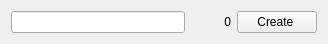
<?xml version="1.0" encoding="UTF-8"?>
<ui version="4.0">
 <class>Form</class>
 <widget class="QWidget" name="Form">
  <property name="geometry">
   <rect>
    <x>0</x>
    <y>0</y>
    <width>328</width>
    <height>43</height>
   </rect>
  </property>
  <property name="windowTitle">
   <string>Form</string>
  </property>
  <layout class="QHBoxLayout" name="horizontalLayout">
   <item>
    <widget class="QLineEdit" name="le_category_name">
     <property name="toolTip">
      <string>&lt;html&gt;&lt;head/&gt;&lt;body&gt;&lt;p&gt;Name of the category / classe&lt;/p&gt;&lt;/body&gt;&lt;/html&gt;</string>
     </property>
    </widget>
   </item>
   <item>
    <widget class="QLabel" name="lbl_nb_images">
     <property name="minimumSize">
      <size>
       <width>40</width>
       <height>0</height>
      </size>
     </property>
     <property name="text">
      <string>0</string>
     </property>
     <property name="alignment">
      <set>Qt::AlignRight|Qt::AlignTrailing|Qt::AlignVCenter</set>
     </property>
    </widget>
   </item>
   <item>
    <widget class="QPushButton" name="btn_record">
     <property name="toolTip">
      <string>&lt;html&gt;&lt;head/&gt;&lt;body&gt;&lt;p&gt;Click ones to create the  sub-directory for this category in the 'train', 'val' and 'test' diretories.&lt;/p&gt;&lt;p&gt;Next, click ones to start recording images for this category, click another time to stop recording. &lt;/p&gt;&lt;/body&gt;&lt;/html&gt;</string>
     </property>
     <property name="text">
      <string>Create </string>
     </property>
    </widget>
   </item>
  </layout>
 </widget>
 <resources/>
 <connections/>
</ui>
